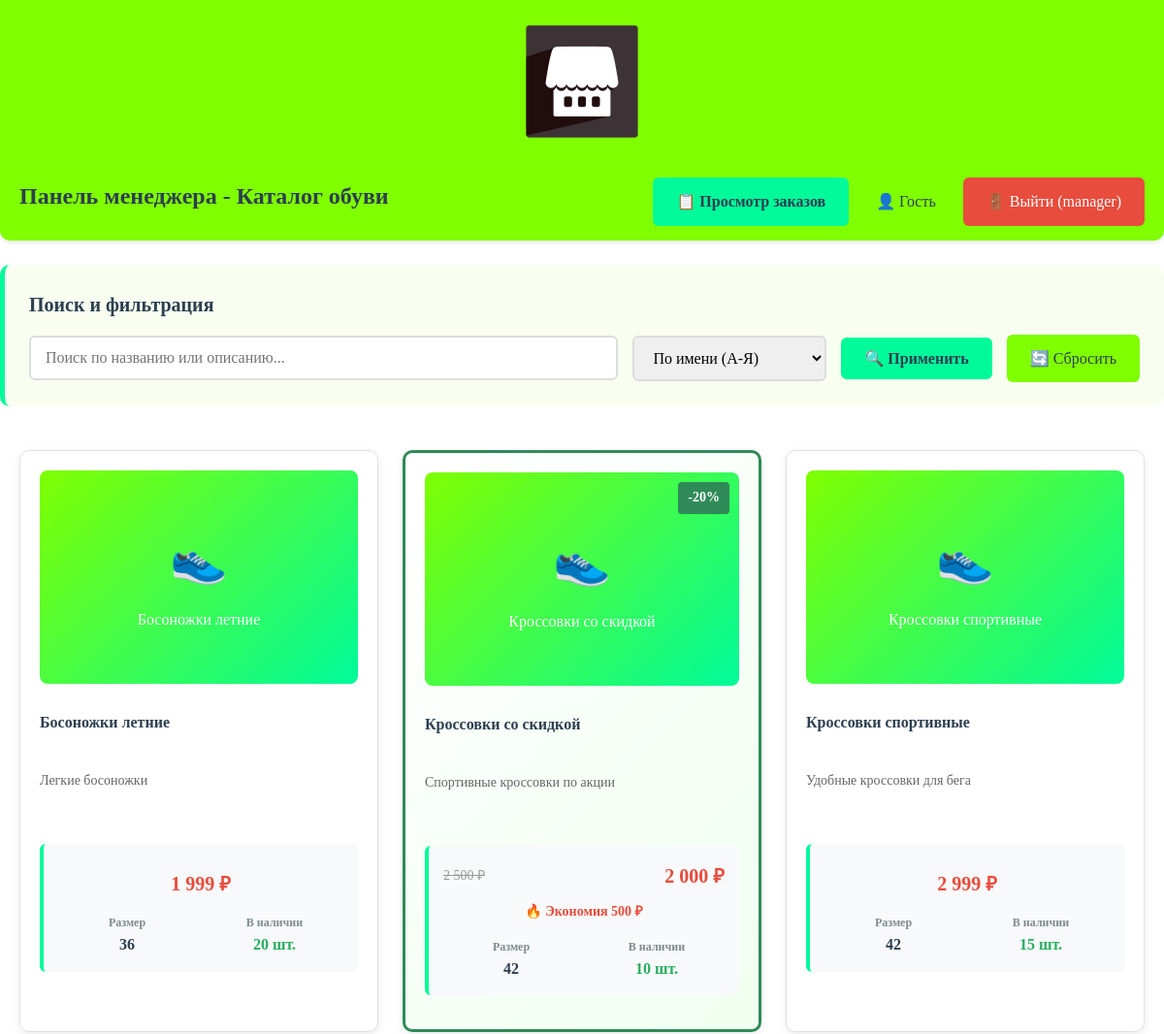
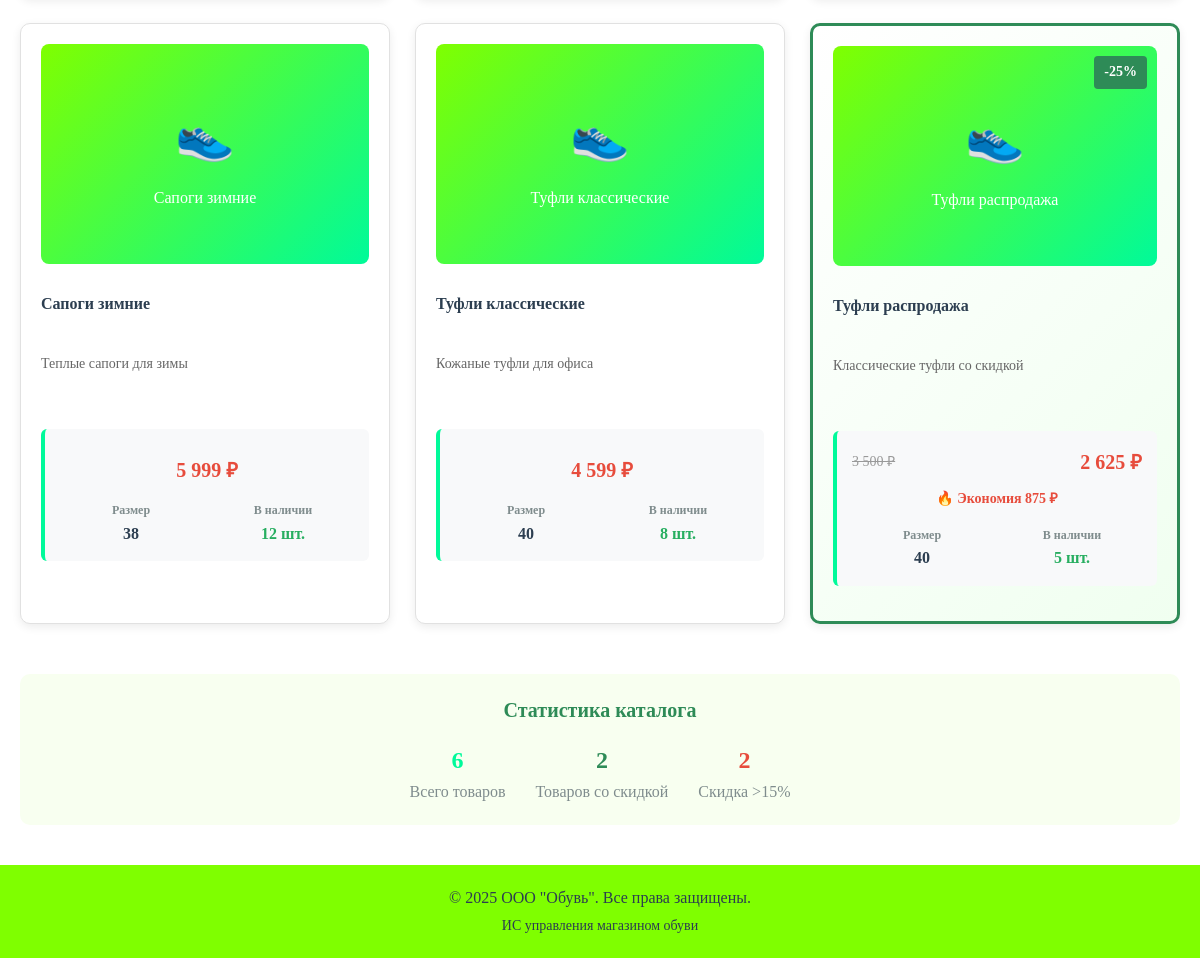
The page /obuv_shop/products.php (signed in) on the database its author committed (2 pictures, top to bottom).
### tables this page shows
CREATE TABLE `products` (
  `id` int(11) NOT NULL,
  `name` varchar(255) NOT NULL,
  `description` text,
  `price` decimal(10,2) NOT NULL,
  `size` int(11) DEFAULT NULL,
  `quantity` int(11) DEFAULT '0',
  `image_path` varchar(255) DEFAULT NULL,
  `discount` int(11) DEFAULT '0'
);

### obuv_shop/products.php (the view, shortened to what this page needs)
<?php
include 'config.php';
$is_guest = isset($_GET['guest']) && $_GET['guest'] == 'true';
$user_role = $is_guest ? 'guest' : ($_SESSION['role'] ?? 'guest');
$sql = "SELECT * FROM products WHERE 1=1";
$params = [];
if ($user_role == 'manager' || $user_role == 'admin') {
    $sort = $_GET['sort'] ?? 'name_asc';
    switch ($sort) {
        default: $sql .= " ORDER BY name ASC"; break;
    }
} else {
    $sql .= " ORDER BY name ASC";
}
$stmt = $pdo->prepare($sql);
$stmt->execute($params);
$products = $stmt->fetchAll();
?>
<!DOCTYPE html>
<html lang="ru">
<head>
    <link rel="stylesheet" href="style.css">
</head>
<body>
    <div class="header">
        <img src="images/logo.png" alt="ООО Обувь" class="logo" onerror="this.style.display='none'; document.getElementById('logo-text').style.display='block';">
    </div>
    <div class="nav">
        <?php if ($is_guest || $user_role == 'client'): ?>
            <h2>Каталог обуви</h2>
        <?php elseif ($user_role == 'manager'): ?>
            <h2>Панель менеджера - Каталог обуви</h2>
        <?php elseif ($user_role == 'admin'): ?>
            <h2>Панель администратора - Каталог обуви</h2>
        <?php endif; ?>
        <div class="nav-links">
            <?php if ($user_role == 'manager'): ?>
                <a href="orders.php" class="btn btn-primary">📋 Просмотр заказов</a>
            <?php elseif ($user_role == 'admin'): ?>
                <a href="admin_products.php" class="btn btn-primary">🛍️ Управление товарами</a>
                <a href="admin_orders.php" class="btn btn-primary">📦 Управление заказами</a>
            <?php endif; ?>
            <a href="products.php?guest=true" class="btn btn-secondary">👤 Гость</a>
            <?php if (!$is_guest): ?>
                <a href="logout.php" class="btn btn-danger">🚪 Выйти (<?= $_SESSION['login'] ?>)</a>
            <?php else: ?>
                <a href="login.php" class="btn btn-primary">🔑 Войти</a>
            <?php endif; ?>
        </div>
    </div>
    <?php if ($user_role == 'manager' || $user_role == 'admin'): ?>
    <div class="filters-panel">
        <h3>Поиск и фильтрация</h3>
        <form method="GET" class="search-box">
            <input type="text" name="search" placeholder="Поиск по названию или описанию..."
                   value="<?= htmlspecialchars($_GET['search'] ?? '') ?>" class="form-control" style="flex: 1;">
            <select name="sort" class="form-control" style="width: 200px;">
                <option value="name_asc" <?= ($_GET['sort'] ?? '') == 'name_asc' ? 'selected' : '' ?>>По имени (А-Я)</option>
            </select>
            <button type="submit" class="btn btn-primary">🔍 Применить</button>
            <a href="products.php" class="btn btn-secondary">🔄 Сбросить</a>
        </form>
    </div>
    <?php endif; ?>
    <div class="products-grid">
        <?php if (empty($products)): ?>
            <div style="grid-column: 1 / -1; text-align: center; padding: 60px 20px;">
                <h3 style="color: #7f8c8d; margin-bottom: 20px;">Товары не найдены</h3>
                <p style="color: #95a5a6; margin-bottom: 30px;">Попробуйте изменить параметры поиска или фильтры</p>
                <a href="products.php" class="btn btn-primary">Показать все товары</a>
            </div>
        <?php else: ?>
            <?php foreach ($products as $product): ?>
            <?php
            $discounted_price = $product['price'];
            if (isset($product['discount']) && $product['discount'] > 0) {
                $discounted_price = $product['price'] * (1 - $product['discount'] / 100);
            }
            ?>
            <div class="product-card <?= (isset($product['discount']) && $product['discount'] > 15) ? 'discount-high' : '' ?>">
                <div class="product-image" style="position: relative;">
                    <?php if (isset($product['discount']) && $product['discount'] > 0): ?>
                        <div class="discount-badge">
                            -<?= $product['discount'] ?>%
                        </div>
                    <?php endif; ?>
                    <?php
                    $image_path = $product['image_path'];
                    ?>
                    <?php if (!empty($image_path) && file_exists($_SERVER['DOCUMENT_ROOT'] . '/' . ltrim($image_path, '/'))): ?>
                        <img src="<?= $image_path ?>"
                             alt="<?= htmlspecialchars($product['name']) ?>"
                             style="width: 100%; height: 220px; object-fit: cover; border-radius: 8px;">
                    <?php else: ?>
                        <div style="width: 100%; height: 220px; background: linear-gradient(135deg, #7FFF00 0%, #00FA9A 100%); border-radius: 8px; display: flex; flex-direction: column; align-items: center; justify-content: center; color: white; font-size: 16px;">
                            <div style="font-size: 48px; margin-bottom: 10px;">👟</div>
                            <div style="text-align: center; padding: 0 10px;"><?= htmlspecialchars($product['name']) ?></div>
                        </div>
                    <?php endif; ?>
                </div>
                <div class="product-info">
                    <h4 style="margin: 0 0 10px 0; color: #2c3e50; min-height: 50px; line-height: 1.3;">
                        <?= htmlspecialchars($product['name']) ?>
                    </h4>
                    <p style="color: #666; font-size: 14px; margin: 0 0 15px 0; line-height: 1.4; min-height: 60px;">
                        <?= htmlspecialchars($product['description']) ?>
                    </p>
                    <div class="product-meta">
                        <?php if (isset($product['discount']) && $product['discount'] > 0): ?>
                            <div style="display: flex; justify-content: space-between; align-items: center; margin-bottom: 10px;">
                                <span class="original-price">
                                    <?= number_format($product['price'], 0, '', ' ') ?> ₽
                                </span>
                                <span style="color: #e74c3c; font-weight: bold; font-size: 20px;">
                                    <?= number_format($discounted_price, 0, '', ' ') ?> ₽
                                </span>
                            </div>
                            <div class="hot-deal" style="text-align: center; margin: 10px 0;">
                                🔥 Экономия <?= number_format($product['price'] - $discounted_price, 0, '', ' ') ?> ₽
                            </div>
                        <?php else: ?>
                            <div class="product-price" style="text-align: center; margin: 10px 0;">
                                <?= number_format($product['price'], 0, '', ' ') ?> ₽
                            </div>
                        <?php endif; ?>
                        <div style="display: grid; grid-template-columns: 1fr 1fr; gap: 10px; margin-top: 15px;">
                            <div style="text-align: center;">
                                <strong style="display: block; color: #7f8c8d; font-size: 12px;">Размер</strong>
                                <span style="font-weight: bold; color: #2c3e50;"><?= $product['size'] ?></span>
                            </div>
                            <div style="text-align: center;">
                                <strong style="display: block; color: #7f8c8d; font-size: 12px;">В наличии</strong>
                                <span style="font-weight: bold; color: <?= $product['quantity'] > 0 ? '#27ae60' : '#e74c3c' ?>;">
                                    <?= $product['quantity'] ?> шт.
                                </span>
                            </div>
                        </div>
                    </div>
                </div>
            </div>
            <?php endforeach; ?>
        <?php endif; ?>
    </div>
    <?php if (!empty($products)): ?>
    <div class="text-center mt-20 p-20" style="background-color: #f8fff0; border-radius: 10px; margin: 30px 20px;">
        <h3 style="color: #2E8B57; margin-bottom: 15px;">Статистика каталога</h3>
        <div style="display: flex; justify-content: center; gap: 30px; flex-wrap: wrap;">
            <div style="text-align: center;">
                <div style="font-size: 24px; font-weight: bold; color: #00FA9A;"><?= count($products) ?></div>
                <div style="color: #7f8c8d;">Всего товаров</div>
            </div>
            <?php
            $discounted_products = array_filter($products, function($product) {
                return isset($product['discount']) && $product['discount'] > 0;
            });
            ?>
            <div style="text-align: center;">
                <div style="font-size: 24px; font-weight: bold; color: #2E8B57;"><?= count($discounted_products) ?></div>
                <div style="color: #7f8c8d;">Товаров со скидкой</div>
            </div>
            <div style="text-align: center;">
                <?php
                $high_discount_products = array_filter($products, function($product) {
                    return isset($product['discount']) && $product['discount'] > 15;
                });
                ?>
                <div style="font-size: 24px; font-weight: bold; color: #e74c3c;"><?= count($high_discount_products) ?></div>
                <div style="color: #7f8c8d;">Скидка >15%</div>
            </div>
        </div>
    </div>
    <?php endif; ?>
    <div class="text-center mt-20 p-20" style="background-color: #7FFF00; margin-top: 40px;">
        <p style="margin: 0; color: #2c3e50;">&copy; 2025 ООО "Обувь". Все права защищены.</p>
        <p style="margin: 5px 0 0; color: #2c3e50; font-size: 14px;">ИС управления магазином обуви</p>
    </div>
</body>
</html>

### obuv_shop/style.css (style rules this page uses)
* { margin: 0; padding: 0; box-sizing: border-box; }
body { font-family: "Times New Roman", Times, serif; background-color: #FFFFFF; color: #333333; line-height: 1.6; }
h1, h2, h3, h4, h5, h6 { font-family: "Times New Roman", Times, serif; color: #2c3e50; margin-bottom: 15px; }
h2 { font-size: 24px; color: #2E8B57; }
h3 { font-size: 20px; color: #2c3e50; }
p { margin-bottom: 15px; font-size: 16px; }
.header { background-color: #7FFF00; padding: 20px 0; text-align: center; box-shadow: 0 2px 10px rgba(0,0,0,0.1); }
.logo { max-width: 250px; height: auto; display: block; margin: 0 auto; }
.nav { background-color: #7FFF00; padding: 15px 20px; margin-bottom: 25px; border-radius: 0 0 10px 10px; box-shadow: 0 2px 5px rgba(0,0,0,0.1); }
.nav h2 { display: inline-block; margin: 0; color: #2c3e50; }
.nav-links { float: right; }
.btn { display: inline-block; padding: 12px 24px; border: none; border-radius: 6px; font-family: "Times New Roman", Times, serif; font-size: 16px; text-decoration: none; cursor: pointer; transition: all 0.3s ease; text-align: center; }
.btn-primary { background-color: #00FA9A; color: #2c3e50; font-weight: bold; }
.btn-secondary { background-color: #7FFF00; color: #2c3e50; }
.btn-danger { background-color: #e74c3c; color: white; }
.form-control { width: 100%; padding: 12px 15px; border: 2px solid #ddd; border-radius: 6px; font-family: "Times New Roman", Times, serif; font-size: 16px; transition: border-color 0.3s ease; }
.products-grid { display: grid; grid-template-columns: repeat(auto-fill, minmax(300px, 1fr)); gap: 25px; padding: 20px; }
.product-card { background: white; border: 1px solid #e1e1e1; border-radius: 10px; padding: 20px; transition: all 0.3s ease; box-shadow: 0 3px 10px rgba(0,0,0,0.08); }
.product-image { text-align: center; margin-bottom: 15px; }
.product-info { padding: 15px 0; }
.product-price { font-size: 20px; font-weight: bold; color: #e74c3c; margin: 10px 0; }
.product-meta { background-color: #f8f9fa; padding: 15px; border-radius: 6px; border-left: 4px solid #00FA9A; }
.discount-high { background-color: #2E8B57 !important; color: white !important; }
.discount-badge { background-color: #2E8B57; color: white; padding: 5px 10px; border-radius: 4px; font-size: 14px; font-weight: bold; position: absolute; top: 10px; right: 10px; }
.filters-panel { background-color: #f8fff0; padding: 25px; margin-bottom: 25px; border-radius: 10px; border-left: 5px solid #00FA9A; }
.search-box { display: flex; gap: 15px; align-items: center; flex-wrap: wrap; }
.text-center { text-align: center; }
.mt-20 { margin-top: 20px; }
.p-20 { padding: 20px; }

### obuv_shop/products.php (style rules this page uses)
.discount-badge { background-color: #2E8B57; color: white; padding: 5px 10px; border-radius: 4px; font-size: 14px; font-weight: bold; position: absolute; top: 10px; right: 10px; z-index: 2; }
.original-price { text-decoration: line-through; color: #999; font-size: 14px; }
.discount-high { border: 3px solid #2E8B57 !important; background: linear-gradient(135deg, #ffffff 0%, #f0fff0 100%); }
.hot-deal { color: #e74c3c; font-weight: bold; font-size: 14px; }

### rows shown on the page
products: name "Босоножки летние", description "Легкие босоножки", price "1 999", size "36", quantity "20"
products: discount "20", name "Кроссовки со скидкой", description "Спортивные кроссовки по акции", price "2 500", discounted_price "2 000", $product['price'] - $discounted_price "500", size "42", quantity "10"
products: name "Кроссовки спортивные", description "Удобные кроссовки для бега", price "2 999", size "42", quantity "15"
products: name "Сапоги зимние", description "Теплые сапоги для зимы", price "5 999", size "38", quantity "12"
products: name "Туфли классические", description "Кожаные туфли для офиса", price "4 599", size "40", quantity "8"
products: discount "25", name "Туфли распродажа", description "Классические туфли со скидкой", price "3 500", discounted_price "2 625", $product['price'] - $discounted_price "875", size "40", quantity "5"

### other values the page prints
$_SESSION['login'] "manager"
count($products) "6"
count($discounted_products) "2"
count($high_discount_products) "2"
